Frame 1 (no input): blank canvas, image omitted
Frame 60 (no input): blank canvas, image omitted
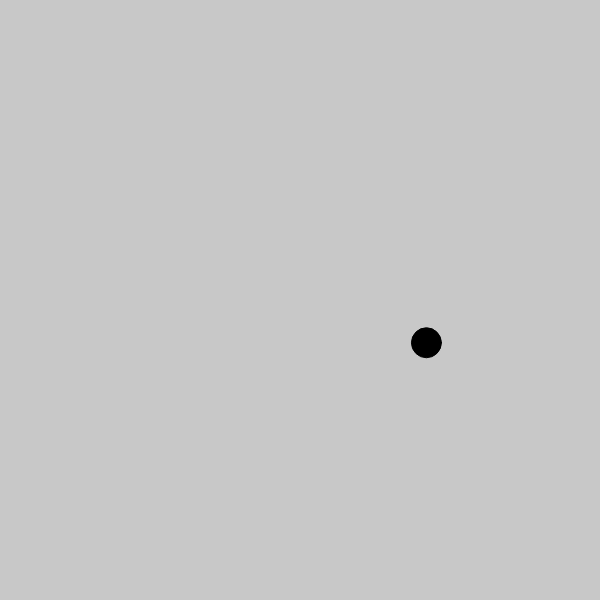
Frame 120 (the mouse pressed at the canvas centre since frame 60)

The p5.js sketch whose frames 1 and 60 were blank and that drew this single picture after the mouse press (run headless with seeded random() and noise() and a simulated clock; from frame 60 on, the mouse is pressed at the canvas centre):

// p5.js sketch
// ── sketch.js
let balls = [];
let ballDeterminant = true;

function setup() {
  createCanvas(600, 600);
}

function draw() {
  background(200);
  system = new GSystem(balls);
  
  if(keyIsPressed && keyCode >= 49 && keyCode <= 57){
    system.changeVelocity(keyCode - 48)
  }
  
  for(let i=0; i<balls.length; i++){
    balls[i].drawCircle();
    balls[i].moveCircle();
    balls[i].checkBoundaries();

    if(sqrt(sq(abs(balls[i].getDx())) + sq(abs(balls[i].getDy()))) > 70){
      balls.splice(i, 1);
      system.removeBall(i);
    }
  }
}

function mousePressed(){
  if (ballDeterminant === true){
    balls.push(new GBall(mouseX, mouseY, random(-5, 5), random(-5, 5)));
  } else if (ballDeterminant === false) {
    balls.push(new Ball(mouseX, mouseY, random(-5, 5), random(-5, 5)));
  }
}

function keyPressed() {
  if (keyCode === 8) {
    balls.splice(0, balls.length);
    for (let i=0; i<balls.length; i++){
      system.removeBall(i);
    }
  }
  if (keyCode === 190){
    ballDeterminant = false;
  }
  if (keyCode === 191){
    ballDeterminant = true;
  }
}
// ── ball.js
class Ball {
  constructor(x,y, dx, dy){
    this.x = x;
    this.y = y;
    this.dx = dx;
    this.dy = dy;
    this.rad = 15;
    this.rgb = [0, 0, 0]
  }
  
  drawCircle(){
    fill(this.rgb[0], this.rgb[1], this.rgb[2]);
    circle(this.x, this.y, this.rad*2);
  }
  
  moveCircle(){
    this.x += this.dx;
    this.y += this.dy;
  }
  
  checkBoundaries(){
    if (this.x > width - this.rad || this.x < this.rad){
      this.dx *= -1;
      if (this.x >= width - this.rad){
        this.x = width - this.rad;
      } else {
        this.x = this.rad;
      }
      this.rgb = [0, 0, 0];
      this.rgb[floor(random(0,3))] += 255;
    }
    
    if (this.y > height || this.y < this.rad){
      this.dy *= -1;
      if (this.y >= height - this.rad){
        this.y = height - this.rad;
      } else {
        this.y = this.rad;
      }
      this.rgb = [0, 0, 0];
      this.rgb[floor(random(0,3))] += 255;
    }
  }
  
  getX(){
    return this.x;
  }
  
  getY(){
    return this.y;
  }
  
  setX(x){
    this.x = x;
  }
  
  setY(y){
    this.y = y;
  }
  
  getDx(){
    return this.dx;
  }
  
  getDy(){
    return this.dy;
  }
  
  setDx(dx){
    this.dx = dx;
  }
  
  setDy(dy){
    this.dy = dy;
  }
}
// ── gball.js
class GBall {
  constructor(x, y, dx, dy){
    this.x = x;
    this.y = y;
    this.dx = dx;
    this.dy = dy;
    this.rad = 15;
    this.gravity = 1;

    // ^v comment out for each other
    
    // this.gravity = round(random(0, 1)) * 2 - 1;
    // this.grav_dir = random()
  }
  
  drawCircle(){
    fill(0);
    circle(this.x, this.y, this.rad*2);
  }
  
  moveCircle(){
    this.dy += this.gravity;
    
    // ^v comment out for each other
    
    // if (this.grav_dir > 0.5){
    //   this.dy += this.gravity;
    // } else {
    //   this.dx += this.gravity;
    // }
    
    this.x += this.dx;
    this.y += this.dy;
  }
  
  checkBoundaries(){
    if (this.x >= width - this.rad || this.x <= this.rad){
      this.dx *= -1;
      if (this.x >= width - this.rad){
        this.x = width - this.rad;
      } else {
        this.x = this.rad;
      }
    }
    
    if (this.y >= height - this.rad || this.y <= this.rad){
      this.dy *= -1;
      if (this.y >= height - this.rad){
        this.y = height - this.rad;
      } else {
        this.y = this.rad;
      }
    }
  }
  
  getX(){
    return this.x;
  }
  
  getY(){
    return this.y;
  }
  
  setX(x){
    this.x = x;
  }
  
  setY(y){
    this.y = y;
  }
  
  getDx(){
    return this.dx;
  }
  
  getDy(){
    return this.dy;
  }
  
  setDx(dx){
    this.dx = dx;
  }
  
  setDy(dy){
    this.dy = dy;
  }
}
// ── gsystem.js
class GSystem{
  constructor(balls){
    this.balls = balls;
    this.gravity = 0;
    
  }
  
  changeVelocity(gravity){
    this.gravity = gravity;
    
    for(let i=0; i<this.balls.length; i++){
      let ballX = this.balls[i].getX();
      let ballY = this.balls[i].getY();
      let ballDx = this.balls[i].getDx();
      let ballDy = this.balls[i].getDy();

      let distX = mouseX - ballX;
      let distY = mouseY - ballY;

      let distance = sqrt(distX * distX + distY * distY);

      let gravStrength = this.gravity / (distance + 1e-3);

      this.balls[i].setDx(ballDx + distX * gravStrength)
      this.balls[i].setDy(ballDy + distY * gravStrength)
    }
  }
  
  removeBall(inc){
    this.balls.splice(inc, 1);
  }
}
